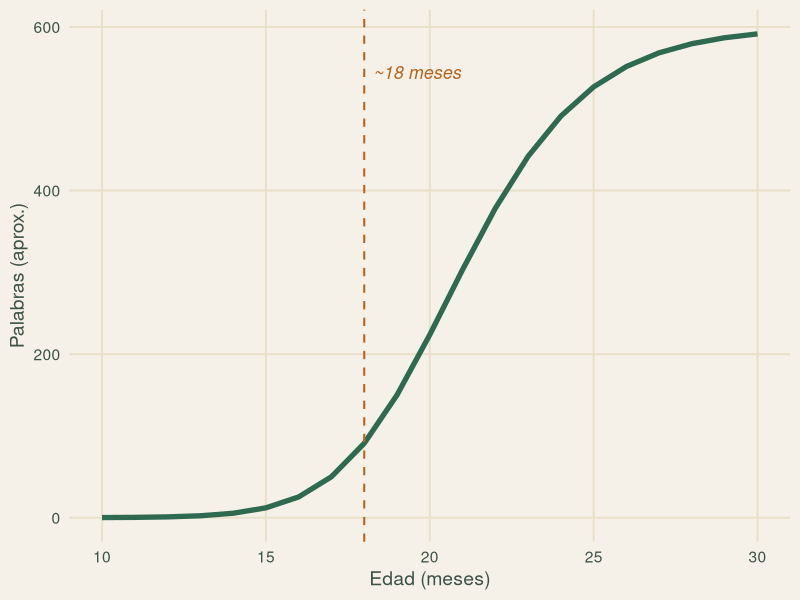

The R script that drew this image:
## ---- chunk 1
#| fig-width: 9
#| fig-height: 3.6
#| fig-align: center
library(ggplot2)

edad <- seq(10, 30, by = 1)
# Curva tipo explosión léxica: lento hasta ~18m, despegue posterior
vocab <- 10 / (1 + exp(-0.45 * (edad - 19)))
vocab <- vocab^2 * 6
df <- data.frame(edad = edad, vocab = vocab)

ggplot(df, aes(x = edad, y = vocab)) +
  geom_line(linewidth = 1.8, color = "#2d6a4f") +
  geom_vline(xintercept = 18, linetype = "dashed",
             color = "#b5651d", linewidth = 0.7) +
  annotate("text", x = 18, y = max(vocab) * 0.92,
           label = "~18 meses", hjust = -0.1,
           color = "#b5651d", size = 4.5, fontface = "italic") +
  labs(x = "Edad (meses)", y = "Palabras (aprox.)") +
  theme_minimal(base_size = 14) +
  theme(
    panel.grid.minor = element_blank(),
    panel.grid.major = element_line(color = "#e8dfc9"),
    axis.title = element_text(color = "#3d5247"),
    axis.text = element_text(color = "#3d5247"),
    plot.background = element_rect(fill = "#f5f0e8", color = NA),
    panel.background = element_rect(fill = "#f5f0e8", color = NA)
  )
